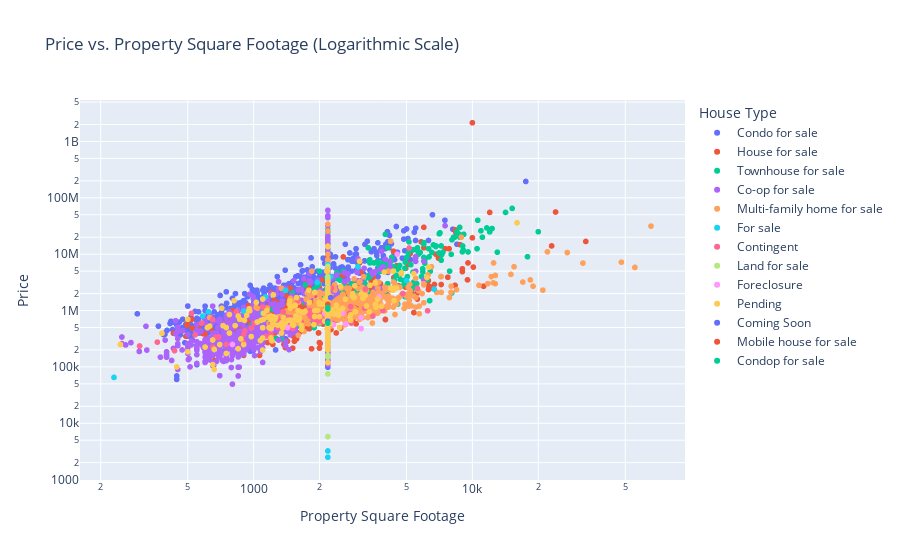

Notebook source saved alongside this figure:
### Code cell
scatter_plot_multicolor_log = pe.scatter(source, x='PROPERTYSQFT', y='PRICE', color='TYPE',
                                          title='Price vs. Property Square Footage (Logarithmic Scale)',
                                          labels={'PROPERTYSQFT': 'Property Square Footage', 'PRICE': 'Price', 'TYPE': 'House Type'},
                                          log_x=True, log_y=True)
fig = go.Figure(scatter_plot_multicolor_log)

# Display the plot
pio.show(fig)

### Figure 1 — Plotly figure (JSON) as saved in the notebook; plotly's stock layout.template omitted (floating-point values rounded to 4 significant figures; data arrays with more than 128 entries replaced by an {"elided": "..."} marker saying what was removed)
{"data": [{"hovertemplate": "House Type=Condo for sale<br>Property Square Footage=%{x}<br>Price=%{y}<extra></extra>", "legendgroup": "Condo for sale", "marker": {"color": "#636efa", "symbol": "circle"}, "mode": "markers", "name": "Condo for sale", "showlegend": true, "type": "scattergl", "x": {"elided": "891 float values"}, "xaxis": "x", "y": {"elided": "891 int values"}, "yaxis": "y"}, {"hovertemplate": "House Type=House for sale<br>Property Square Footage=%{x}<br>Price=%{y}<extra></extra>", "legendgroup": "House for sale", "marker": {"color": "#EF553B", "symbol": "circle"}, "mode": "markers", "name": "House for sale", "showlegend": true, "type": "scattergl", "x": {"elided": "1012 float values"}, "xaxis": "x", "y": {"elided": "1012 int values"}, "yaxis": "y"}, {"hovertemplate": "House Type=Townhouse for sale<br>Property Square Footage=%{x}<br>Price=%{y}<extra></extra>", "legendgroup": "Townhouse for sale", "marker": {"color": "#00cc96", "symbol": "circle"}, "mode": "markers", "name": "Townhouse for sale", "showlegend": true, "type": "scattergl", "x": {"elided": "299 float values"}, "xaxis": "x", "y": {"elided": "299 int values"}, "yaxis": "y"}, {"hovertemplate": "House Type=Co-op for sale<br>Property Square Footage=%{x}<br>Price=%{y}<extra></extra>", "legendgroup": "Co-op for sale", "marker": {"color": "#ab63fa", "symbol": "circle"}, "mode": "markers", "name": "Co-op for sale", "showlegend": true, "type": "scattergl", "x": {"elided": "1450 float values"}, "xaxis": "x", "y": {"elided": "1450 int values"}, "yaxis": "y"}, {"hovertemplate": "House Type=Multi-family home for sale<br>Property Square Footage=%{x}<br>Price=%{y}<extra></extra>", "legendgroup": "Multi-family home for sale", "marker": {"color": "#FFA15A", "symbol": "circle"}, "mode": "markers", "name": "Multi-family home for sale", "showlegend": true, "type": "scattergl", "x": {"elided": "727 float values"}, "xaxis": "x", "y": {"elided": "727 int values"}, "yaxis": "y"}, {"hovertemplate": "House Type=For sale<br>Property Square Footage=%{x}<br>Price=%{y}<extra></extra>", "legendgroup": "For sale", "marker": {"color": "#19d3f3", "symbol": "circle"}, "mode": "markers", "name": "For sale", "showlegend": true, "type": "scattergl", "x": [1952, 621, 1400, 1132, 230, 6688, 2184.0, 2184.0, 2184.0, 2184.0, 1100, 2184.0, 2184.0, 2184.0, 2184.0, 2248, 585, 3000, 900, 5000], "xaxis": "x", "y": [3150000, 950000, 2280000, 1740000, 65000, 2400000, 2700000, 6500000, 815000, 989000, 899000, 325000, 3225, 2494, 1100000, 4000000, 799000, 5999000, 975000, 3399000], "yaxis": "y"}, {"hovertemplate": "House Type=Contingent<br>Property Square Footage=%{x}<br>Price=%{y}<extra></extra>", "legendgroup": "Contingent", "marker": {"color": "#FF6692", "symbol": "circle"}, "mode": "markers", "name": "Contingent", "showlegend": true, "type": "scattergl", "x": [1400, 1784, 2800, 1288, 1430, 978, 2310, 1495, 900, 1200, 4803, 1188, 1860, 750, 2280, 1943, 1008, 1486, 1798, 3900, 5600, 1950, 1316, 1871, 1592, 1240, 1880, 2050, 1424, 1188, 1200, 2774, 1360, 1424, 3219, 1180, 1498, 1200, 1312, 693, 435, 1137, 1137, 2744, 1816, 3510, 650, 1976, 1865, 520, 834, 900, 1450, 2184.0, 1364, 363, 2268, 1590, 1182, 1242, 1510, 6240, 5139, 670, 1476, 1100, 2080, 2532, 650, 2184.0, 1200, 3248, 1976, 2184.0, 912, 2184.0, 1870, 301, 2184.0, 2184.0, 540, 1650, 2052, 2184.0, 1352, 2115, 2184.0, 578], "xaxis": "x", "y": [619888, 899999, 599000, 499000, 720000, 489000, 589000, 614900, 275000, 575000, 1999999, 479888, 795000, 249999, 869900, 619000, 599000, 689900, 999000, 999999, 2473888, 785000, 675000, 789000, 748000, 750000, 999999, 835000, 759000, 459000, 379000, 1175000, 639000, 550000, 1099000, 349000, 725000, 299998, 699000, 339000, 193999, 350000, 350000, 898000, 799900, 799900, 695000, 740000, 789888, 895000, 960000, 375000, 499000, 595000, 950000, 275000, 2499000, 1495000, 840000, 748800, 479999, 990000, 12850000, 335900, 750000, 1150000, 898888, 984900, 225000, 1875000, 495000, 2400000, 850000, 468000, 436000, 389000, 699888, 235000, 595000, 725000, 368888, 625000, 649999, 499000, 469000, 669000, 495000, 599000], "yaxis": "y"}, {"hovertemplate": "House Type=Land for sale<br>Property Square Footage=%{x}<br>Price=%{y}<extra></extra>", "legendgroup": "Land for sale", "marker": {"color": "#B6E880", "symbol": "circle"}, "mode": "markers", "name": "Land for sale", "showlegend": true, "type": "scattergl", "x": [2184.0, 2184.0, 2184.0, 2184.0, 2184.0, 2184.0, 2184.0, 950, 2184.0, 2184.0, 2184.0, 2184.0, 2184.0, 2184.0, 2184.0, 2184.0, 2184.0, 2184.0, 2184.0, 2184.0, 2184.0, 2184.0, 2184.0, 2184.0, 2184.0, 2184.0, 2184.0, 2184.0, 2184.0, 2184.0, 2184.0, 2184.0, 2184.0, 2184.0, 2184.0, 2184.0, 2184.0, 2184.0, 2184.0, 2184.0, 2184.0, 2184.0, 2184.0, 2184.0, 2184.0, 2184.0, 2184.0, 2184.0, 2184.0], "xaxis": "x", "y": [1685000, 2550000, 119000, 5800, 650000, 3950000, 2999950, 999000, 289000, 790000, 6100000, 350000, 450000, 2999999, 2500000, 350000, 150000, 3600000, 150000, 199000, 2000000, 2200000, 650000, 149000, 799999, 265000, 795000, 1245000, 549000, 299000, 348000, 1395000, 285000, 1200000, 160000, 250000, 250000, 399900, 399900, 1400000, 750000, 650000, 1100000, 75000, 1002500, 675000, 675000, 1499000, 225000], "yaxis": "y"}, {"hovertemplate": "House Type=Foreclosure<br>Property Square Footage=%{x}<br>Price=%{y}<extra></extra>", "legendgroup": "Foreclosure", "marker": {"color": "#FF97FF", "symbol": "circle"}, "mode": "markers", "name": "Foreclosure", "showlegend": true, "type": "scattergl", "x": [2184.0, 3740, 3100, 4531, 2640, 2318, 800, 2550, 3098, 1428, 1344, 2116, 1584, 1204], "xaxis": "x", "y": [269000, 1749900, 479000, 9999000, 579900, 560000, 249900, 899900, 750000, 499000, 605000, 886545, 800000, 475000], "yaxis": "y"}, {"hovertemplate": "House Type=Pending<br>Property Square Footage=%{x}<br>Price=%{y}<extra></extra>", "legendgroup": "Pending", "marker": {"color": "#FECB52", "symbol": "circle"}, "mode": "markers", "name": "Pending", "showlegend": true, "type": "scattergl", "x": {"elided": "243 float values"}, "xaxis": "x", "y": {"elided": "243 int values"}, "yaxis": "y"}, {"hovertemplate": "House Type=Coming Soon<br>Property Square Footage=%{x}<br>Price=%{y}<extra></extra>", "legendgroup": "Coming Soon", "marker": {"color": "#636efa", "symbol": "circle"}, "mode": "markers", "name": "Coming Soon", "showlegend": true, "type": "scattergl", "x": [2184.0, 2250], "xaxis": "x", "y": [649000, 1695000], "yaxis": "y"}, {"hovertemplate": "House Type=Mobile house for sale<br>Property Square Footage=%{x}<br>Price=%{y}<extra></extra>", "legendgroup": "Mobile house for sale", "marker": {"color": "#EF553B", "symbol": "circle"}, "mode": "markers", "name": "Mobile house for sale", "showlegend": true, "type": "scattergl", "x": [2184.0], "xaxis": "x", "y": [1288000], "yaxis": "y"}, {"hovertemplate": "House Type=Condop for sale<br>Property Square Footage=%{x}<br>Price=%{y}<extra></extra>", "legendgroup": "Condop for sale", "marker": {"color": "#00cc96", "symbol": "circle"}, "mode": "markers", "name": "Condop for sale", "showlegend": true, "type": "scattergl", "x": [2184.0, 2184.0, 2184.0, 2184.0, 2184.0], "xaxis": "x", "y": [598000, 1065000, 1080000, 1125000, 1125000], "yaxis": "y"}], "layout": {"legend": {"title": {"text": "House Type"}, "tracegroupgap": 0}, "title": {"text": "Price vs. Property Square Footage (Logarithmic Scale)"}, "xaxis": {"anchor": "y", "domain": [0, 1], "title": {"text": "Property Square Footage"}, "type": "log"}, "yaxis": {"anchor": "x", "domain": [0, 1], "title": {"text": "Price"}, "type": "log"}}}
